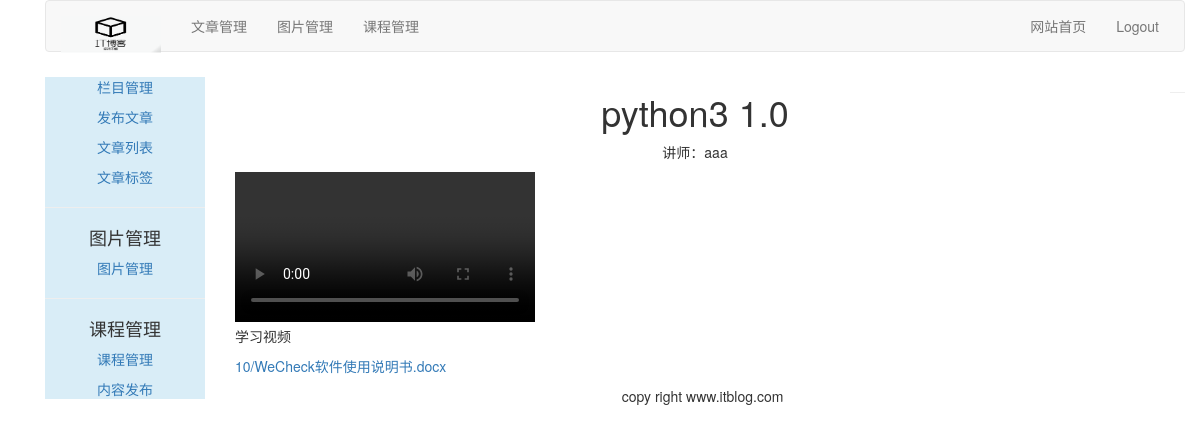
The page /course/detail-lesson/2/ on the database its author committed.
### course/models.py (models this page shows, shortened)
class Lesson(models.Model):
    user = models.ForeignKey(User, on_delete=models.CASCADE, related_name='lesson_user')
    course = models.ForeignKey(Course, on_delete=models.CASCADE, related_name='lesson')
    title = models.CharField(max_length=200)
    video = models.FileField(upload_to=user_directory_path)    #①
    description = models.TextField(blank=True)
    attach = models.FileField(blank=True, upload_to=user_directory_path)    #②
    created = models.DateTimeField(auto_now_add=True)
    order = OrderField(blank=True, for_fields=['course'])
    class Meta:
        ordering = ['order']

### course/views.py (the view)
# urls.py: path('detail-lesson/<int:lesson_id>/', DetailLessonView.as_view(), name="detail_lesson"),
class DetailLessonView(LoginRequiredMixin, TemplateResponseMixin, View):
    login_url = "/account/login/"
    template_name = "course/manage/detail_lesson.html"
    def get(self, request, lesson_id):
        lesson = get_object_or_404(Lesson, id=lesson_id)
        return self.render_to_response({"lesson":lesson})

### templates/course/manage/detail_lesson.html (shortened to what this page needs)
{% extends "article/base.html" %}
{% block content %}
<div>
    <div class='text-center'>
        <h1>{{ lesson.title }}</h1>
        <p>讲师：{{ lesson.user.username }}</p>
    </div>
    <div>
      {% if lesson.video %}
      <video src="{{ lesson.video.url }}" controls="controls" class="text-center"></video>
      {% else %}
      <p class="text-center">There is not video lesson.</p>
      {% endif %}
    </div>
    <div>
      {% if lesson.description %}
      <p>{{ lesson.description }}</p>
      {% endif %}
    </div>
    <div>
      {% if lesson.attach %}
      <p><a href="{{ lesson.attach.url }}">{{ lesson.attach.name | cut:"courses/user_" }}</a></p>
      {% endif %}
    </div>
</div>
{% endblock %}

### rows shown on the page
Lesson: title "python3 1.0", user.username "aaa", description "学习视频", attach.name "10/WeCheck软件使用说明书.docx"
